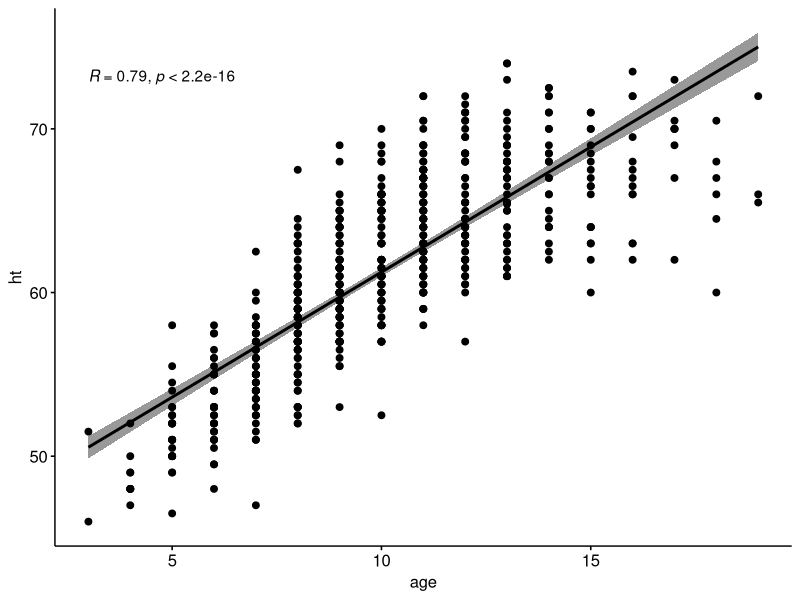

This figure's R source:
## ---- chunk 1
knitr::opts_chunk$set(echo = TRUE)
## ---- chunk 2
require('ggpubr')
fevData = read.csv('fev.csv')
processData = read.csv('pilot.csv')
## ---- chunk 3
jAge = lm(fev~age,data=fevData)
print(summary(jAge))
jHeight = lm(fev~ht,data=fevData)
print(summary(jHeight))
## ---- chunk 4
combined = lm(fev~ht+age,data=fevData)
print(summary(combined))
## ---- chunk 5
agevht= lm(age~ht,data=fevData)
n=length(fevData$fev)
X=cbind(rep(1,n),fevData$age,fevData$ht)
print(solve(t(X)%*%X))
print(summary(agevht))
ggscatter(fevData, x = "age", y = "ht", 
          add = "reg.line", conf.int = TRUE, 
          cor.coef = TRUE, cor.method = "pearson",
          xlab = "age", ylab = "ht")
## ---- chunk 6
slm = summary(lm(X~x,processData))
print(slm)
print(names(slm))
print(slm$sigma)
residualVariance = slm$sigma
meanTemp = mean(processData$x)
holdSeries = processData$x-meanTemp
denom =sqrt(sum(holdSeries**2))*5
print(sqrt(residualVariance)/denom)
print(5*length(processData$X))
